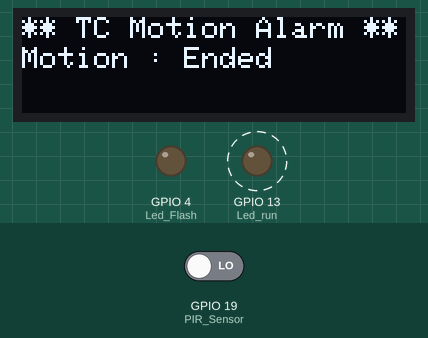
Recording of a sketch running on a simulated ESP32. On the bench: 128×32 one-colour display, output pins drawn as LEDs (lit = HIGH). Dashed ring = blinking. The inputs (shaded band) are chosen by the test bench; at power-on: GPIO 19 (PIR_Sensor) LOW. WiFi joins after 1.5 s; servers stay silent unless stated; the camera gives no picture; what the sketch prints to the serial monitor is not drawn.

Above: at 3.1 s.
3.2 s: GPIO 19 (PIR_Sensor) driven HIGH
At 4.5 s:
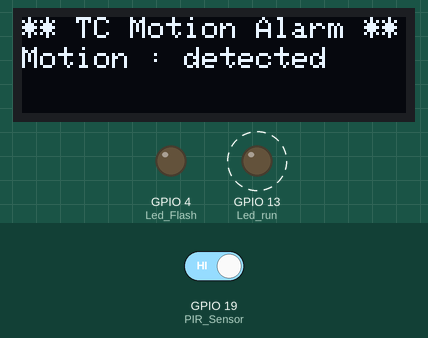
6.2 s: GPIO 19 (PIR_Sensor) driven LOW
At 7.0 s:
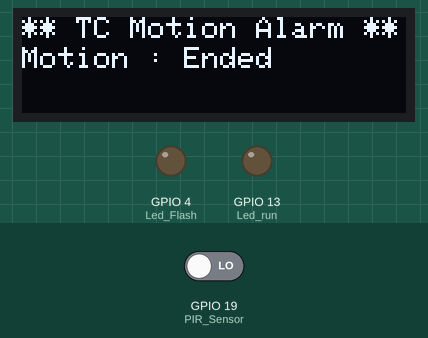
9.2 s: GPIO 19 (PIR_Sensor) driven HIGH
At 9.44 s:
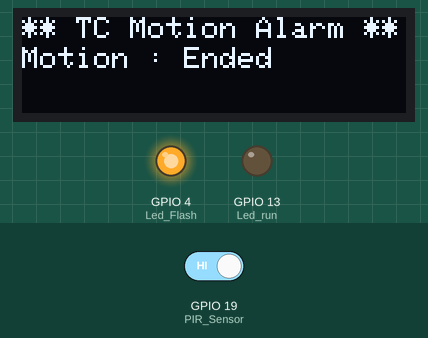
Timing chart, 0 to 17.1 s (numbered marks = the images above; inputs shaded):
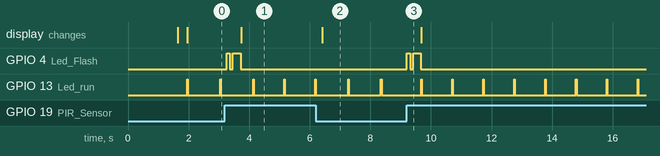

The sketch:

tcAlarmInCarV1.ino
```cpp
#include <WiFi.h>
#include "esp_camera.h"
#include "esp_system.h"
#include <Adafruit_GFX.h>
#include <Adafruit_SSD1306.h>

hw_timer_t *timer = NULL;
void IRAM_ATTR resetModule(){
    ets_printf("reboot\n");
    esp_restart();
}
#include <TridentTD_LineNotify.h>
#define SSID        "Guitar-2.4"   //WiFi name
#define PASSWORD    "AAAAABBBB1"   //PASSWORD
#define LINE_TOKEN  "GV9rF1DbQMChekhqzMtd0XZzPwvFS79Lx4L9sNHAlyN"
#define OLED_RESET 16

Adafruit_SSD1306 display(OLED_RESET);

// Pin definition for T_Camera_V162_VERSION
#define PWDN_GPIO_NUM       -1
#define RESET_GPIO_NUM      -1
#define XCLK_GPIO_NUM       4
#define SIOD_GPIO_NUM       18
#define SIOC_GPIO_NUM       23

#define Y9_GPIO_NUM         36
#define Y8_GPIO_NUM         37
#define Y7_GPIO_NUM         38
#define Y6_GPIO_NUM         39
#define Y5_GPIO_NUM         35
#define Y4_GPIO_NUM         14
#define Y3_GPIO_NUM         13
#define Y2_GPIO_NUM         34
#define VSYNC_GPIO_NUM      5
#define HREF_GPIO_NUM       27
#define PCLK_GPIO_NUM       25

#define BUTTON_1            15

#define SSD130_MODLE_TYPE   0   // 0 : GEOMETRY_128_64  // 1: GEOMETRY_128_32

#define AS312_PIN           19  //not rtc io ,can't form deepsleep wakeup

#define IIS_SCK             26
#define IIS_WS              32
#define IIS_DOUT            33

#define ENABLE_IP5306

String motion;

const int Led_Flash = 4;
const int Led_run = 13;
int PIR_Sensor = 19;
boolean startTimer = false;
unsigned long time_now=0;
int time_capture=0;

void setup() {

  Serial.begin(115200);
  while (!Serial) {  ;  }
  pinMode(Led_Flash, OUTPUT);
  pinMode(Led_run, OUTPUT);
  WiFi.begin(SSID, PASSWORD);
  Serial.printf("WiFi connecting to %s\n",  SSID);
  while(WiFi.status() != WL_CONNECTED) { Serial.print("."); delay(400); }
  Serial.printf("\nWiFi connected\nIP : ");
  Serial.println(WiFi.localIP());
  LINE.setToken(LINE_TOKEN);

    timer = timerBegin(0, 80, true); //timer 0, div 80Mhz
    timerAttachInterrupt(timer, &resetModule, true);
    timerAlarmWrite(timer, 20000000, false); //set time in us 15s
    timerAlarmEnable(timer); //enable interrupt

  display.begin(SSD1306_SWITCHCAPVCC, 0x3c); //สั่งให้จอ OLED เริ่มทำงานที่ Address 0x3C
  display.clearDisplay(); // ลบภาพในหน้าจอทั้งหมด
  display.setTextSize(1); // กำหนดขนาดตัวอักษร
  display.setTextColor(WHITE);
  display.setCursor(0,0); // กำหนดตำแหน่ง x,y ที่จะแสดงผล
  display.println("** TC Motion Alarm **");
  display.display();

  camera_config_t config;
  config.ledc_channel = LEDC_CHANNEL_0;
  config.ledc_timer = LEDC_TIMER_0;
  config.pin_d0 = Y2_GPIO_NUM;
  config.pin_d1 = Y3_GPIO_NUM;
  config.pin_d2 = Y4_GPIO_NUM;
  config.pin_d3 = Y5_GPIO_NUM;
  config.pin_d4 = Y6_GPIO_NUM;
  config.pin_d5 = Y7_GPIO_NUM;
  config.pin_d6 = Y8_GPIO_NUM;
  config.pin_d7 = Y9_GPIO_NUM;
  config.pin_xclk = XCLK_GPIO_NUM;
  config.pin_pclk = PCLK_GPIO_NUM;
  config.pin_vsync = VSYNC_GPIO_NUM;
  config.pin_href = HREF_GPIO_NUM;
  config.pin_sscb_sda = SIOD_GPIO_NUM;
  config.pin_sscb_scl = SIOC_GPIO_NUM;
  config.pin_pwdn = PWDN_GPIO_NUM;
  config.pin_reset = RESET_GPIO_NUM;
  config.xclk_freq_hz = 20000000;
  config.pixel_format = PIXFORMAT_JPEG;

  if(psramFound()){
// FRAMESIZE_ +
//QQVGA/160x120//QQVGA2/128x160//QCIF/176x144//HQVGA/240x176
//QVGA/320x240//CIF/400x296//VGA/640x480//SVGA/800x600//XGA/1024x768
//SXGA/1280x1024//UXGA/1600x1200//QXGA/2048*1536
    config.frame_size = FRAMESIZE_VGA;
    config.jpeg_quality = 10;
    config.fb_count = 2;
  } else {
    config.frame_size = FRAMESIZE_QQVGA;
    config.jpeg_quality = 12;
    config.fb_count = 1;
  }

  // Init Camera
  esp_err_t err = esp_camera_init(&config);
  if (err != ESP_OK) {
    Serial.printf("Camera init failed with error 0x%x", err);
    return;
  }
}

void show(String message) {
// text display tests
  display.setTextSize(1);
  display.setTextColor(WHITE);
  display.setCursor(0,0); // กำหนดตำแหน่ง x,y ที่จะแสดงผล
  display.println("** TC Motion Alarm **");
  display.setCursor(0,10);
  display.print("Motion : ");
  display.print(message);
  display.display();
  display.clearDisplay();
}

void Camera_capture() {
  digitalWrite(Led_Flash, HIGH);
  delay(100);
  digitalWrite(Led_Flash, LOW);
  delay(100);
  digitalWrite(Led_Flash, HIGH);
  camera_fb_t * fb = NULL;
  delay(200);
  // Take Picture with Camera
  fb = esp_camera_fb_get();
  if(!fb) {
    Serial.println("Camera capture failed");
    return;
  }
   digitalWrite(Led_Flash, LOW);
   Send_line(fb->buf,fb->len);
   esp_camera_fb_return(fb);
  // Serial.println("Going to sleep now");
  // esp_deep_sleep_start();
  // Serial.println("This will never be printed");

}

void Send_line(uint8_t *image_data,size_t   image_size){
   LINE.notifyPicture("ตรวจพบการเคลื่อนไหว",image_data, image_size);
  }

void loop() {
    timerWrite(timer, 0); //reset timer (feed watchdog)
    long tme = millis();
    if(digitalRead(PIR_Sensor) == 1 && startTimer != true){
           Camera_capture();
           Serial.println("OK");
           Serial.println("Motion detected!");
           motion = "detected";
           show(motion);
           startTimer = true;
      }else if(digitalRead(PIR_Sensor) == 0){
        startTimer = false;
        time_capture=0;
        Serial.println("Motion Ended!");
        motion = "Ended";
        show(motion);
      }

     if(millis() > time_now + 1000) {
           time_now = millis();
           digitalWrite(Led_run, HIGH);
            delay(20);
           digitalWrite(Led_run, LOW);
          }
         tme = millis() - tme;
      if(digitalRead(PIR_Sensor) == 1){
         if(++time_capture > 60){
            time_capture=0;
            Camera_capture();
            Serial.println("Over Time");
          }
        }

      Serial.println(digitalRead(PIR_Sensor));
      delay(200);
}
```

Measured:
- after the input at 3.2 s, GPIO 4 (Led_Flash): LOW → HIGH after 0.06 s, → LOW 0.10 s later, → HIGH 0.10 s later, → LOW 0.26 s later; the display: changes after 0.54 s (image 1)
- after the input at 6.2 s, the display: changes after 0.21 s (image 2)
- after the input at 9.2 s, GPIO 4 (Led_Flash): LOW → HIGH at once, → LOW 0.10 s later, → HIGH 0.10 s later, → LOW 0.26 s later
- by itself, GPIO 13 (Led_run): alternates HIGH for 0.02 s and LOW for 1.0 s
